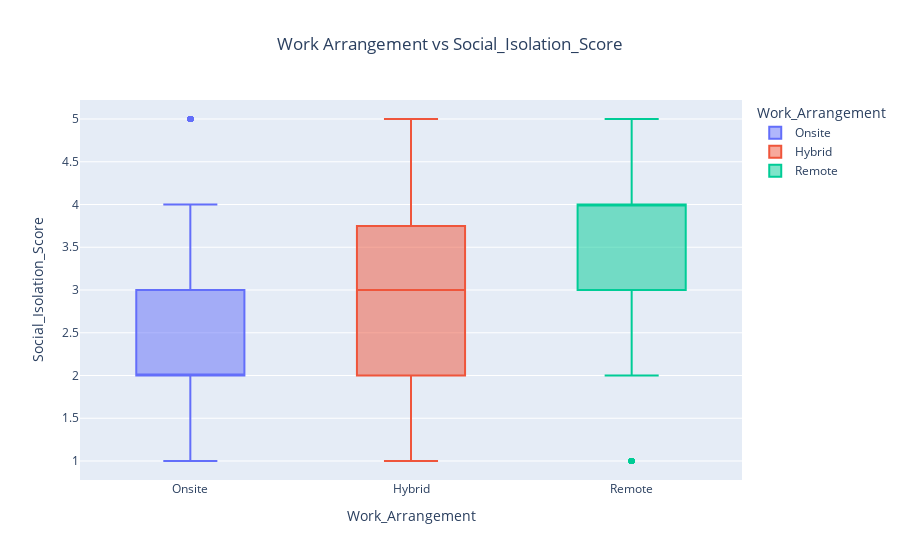

The notebook cell this image was saved under:
### Markdown cell above
#### Showing Outliers of Column Social Isolation vs Work Arragement

### Code cell
fig=px.box(df,x='Work_Arrangement',y='Social_Isolation_Score',color='Work_Arrangement',
           title='Work Arrangement vs Social_Isolation_Score ')
fig.update_layout(title_x=0.5)
fig.show()

### Figure 1 — Plotly figure (JSON) as saved in the notebook; plotly's stock layout.template omitted (floating-point values rounded to 4 significant figures; data arrays with more than 128 entries replaced by an {"elided": "..."} marker saying what was removed)
{"data": [{"alignmentgroup": "True", "hovertemplate": "Work_Arrangement=%{x}<br>Social_Isolation_Score=%{y}<extra></extra>", "legendgroup": "Onsite", "marker": {"color": "#636efa"}, "name": "Onsite", "notched": false, "offsetgroup": "Onsite", "orientation": "v", "showlegend": true, "type": "box", "x": {"elided": "1562 str values"}, "x0": " ", "xaxis": "x", "y": {"elided": "1562 int values"}, "y0": " ", "yaxis": "y"}, {"alignmentgroup": "True", "hovertemplate": "Work_Arrangement=%{x}<br>Social_Isolation_Score=%{y}<extra></extra>", "legendgroup": "Hybrid", "marker": {"color": "#EF553B"}, "name": "Hybrid", "notched": false, "offsetgroup": "Hybrid", "orientation": "v", "showlegend": true, "type": "box", "x": {"elided": "1007 str values"}, "x0": " ", "xaxis": "x", "y": {"elided": "1007 int values"}, "y0": " ", "yaxis": "y"}, {"alignmentgroup": "True", "hovertemplate": "Work_Arrangement=%{x}<br>Social_Isolation_Score=%{y}<extra></extra>", "legendgroup": "Remote", "marker": {"color": "#00cc96"}, "name": "Remote", "notched": false, "offsetgroup": "Remote", "orientation": "v", "showlegend": true, "type": "box", "x": {"elided": "588 str values"}, "x0": " ", "xaxis": "x", "y": {"elided": "588 int values"}, "y0": " ", "yaxis": "y"}], "layout": {"autosize": true, "boxmode": "overlay", "legend": {"title": {"text": "Work_Arrangement"}, "tracegroupgap": 0}, "title": {"text": "Work Arrangement vs Social_Isolation_Score ", "x": 0.5}, "xaxis": {"anchor": "y", "autorange": true, "categoryarray": ["Onsite", "Hybrid", "Remote"], "categoryorder": "array", "domain": [0, 1], "range": [-0.5, 2.5], "title": {"text": "Work_Arrangement"}, "type": "category"}, "yaxis": {"anchor": "x", "autorange": true, "domain": [0, 1], "range": [0.7778, 5.222], "title": {"text": "Social_Isolation_Score"}, "type": "linear"}}}
